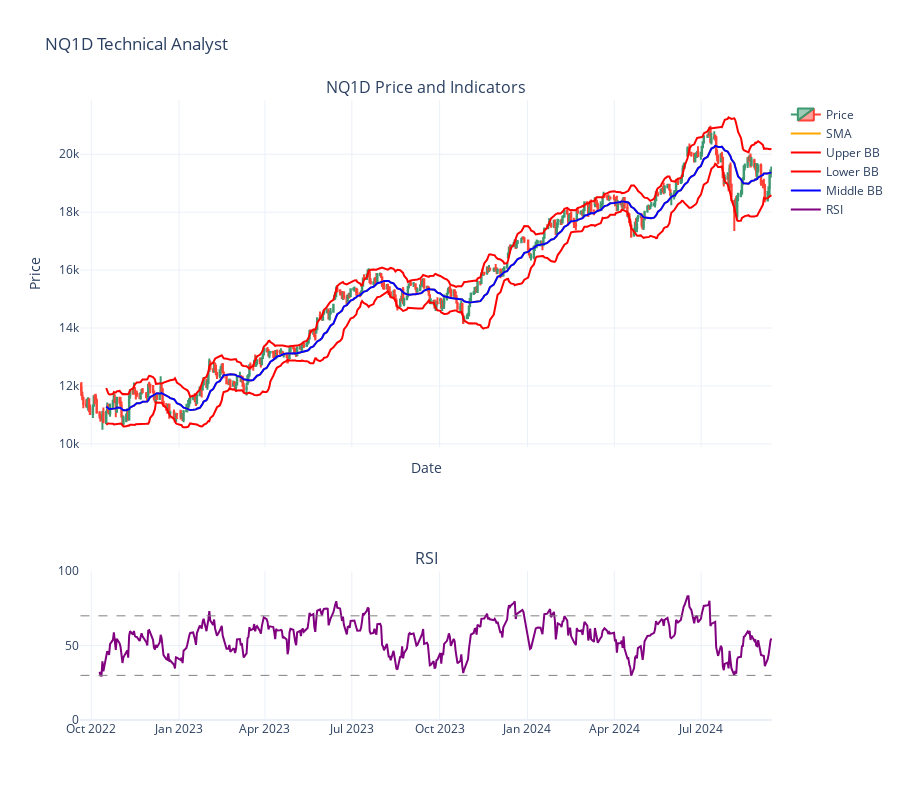

The code cell stored with this chart in its notebook:
### Code cell
# build visualization
import plotly.io as pio
from plotly.subplots import make_subplots
# pio.templates.default = "plotly_white"
import plotly.graph_objects as go
# pio.renderers.default='browser'

fig = make_subplots(rows=2, cols=1, shared_xaxes=True,
                    vertical_spacing=0.2, row_heights=[0.7, 0.3],
                    subplot_titles=[f'{ticker} Price and Indicators','RSI'])

cadlestick = go.Candlestick(
    x=df.index,
    open=df.open,
    high=df.high,
    low=df.low,
    close=df.close,
    name='Price'
)

sma_line = go.Scatter(
    x = df.index,
    y = df.sma,
    line={'color':'orange', 'width':2},
    name='SMA'
)

upper_bb = go.Scatter(
    x=df.index,
    y=df['BBU_20_2.0'],
    line={'color':'red', 'width':2},
    name='Upper BB'
)

lower_bb = go.Scatter(
    x=df.index,
    y=df['BBL_20_2.0'],
    line={'color':'red', 'width':2},
    name='Lower BB'
)

middle_bb = go.Scatter(
    x=df.index,
    y=df['BBM_20_2.0'],
    line={'color':'blue', 'width':2},
    name='Middle BB'
)

fig.add_trace(cadlestick, row=1, col=1)
fig.add_trace(sma_line, row=1, col=1)
fig.add_trace(upper_bb, row=1, col=1)
fig.add_trace(lower_bb, row=1, col=1)
fig.add_trace(middle_bb, row=1, col=1)

rsi = go.Scatter(
    x=df.index,
    y=df.rsi,
    line={'color':'purple', 'width':2},
    name='RSI'
)

fig.add_trace(rsi, row=2, col=1)

mark30 = go.layout.Shape(
    type='line',
    x0=df.index[0],
    y0=30,
    x1=df.index[-1],
    y1=30,
    line=dict(
        color='gray',
        width=1,
        dash='dash'
    )
)

mark70 = go.layout.Shape(
    type='line',
    x0=df.index[0],
    y0=70,
    x1=df.index[-1],
    y1=70,
    line={'color':'gray', 'width':1, 'dash':'dash'}
)

fig.add_shape(mark30, row=2, col=1)
fig.add_shape(mark70, row=2, col=1)

fig.update_yaxes(range=[0,100], row=2, col=1)

fig.update_layout(
    title=f'{ticker} Technical Analyst',
    yaxis_title='Price',
    xaxis_title='Date',
    xaxis_rangeslider_visible=False,
    height=800,
    template='plotly_white') # 'plotly_dark'

fig.show()

### Figure 1 — Plotly figure (JSON) as saved in the notebook; plotly's stock layout.template omitted (floating-point values rounded to 4 significant figures; data arrays with more than 128 entries replaced by an {"elided": "..."} marker saying what was removed)
{"data": [{"close": {"elided": "500 float values"}, "high": {"elided": "500 float values"}, "low": {"elided": "500 float values"}, "name": "Price", "open": {"elided": "500 float values"}, "type": "candlestick", "x": {"elided": "500 str values"}, "xaxis": "x", "yaxis": "y"}, {"line": {"color": "orange", "width": 2}, "name": "SMA", "type": "scatter", "x": {"elided": "500 str values"}, "xaxis": "x", "y": {"elided": "500 float values"}, "yaxis": "y"}, {"line": {"color": "red", "width": 2}, "name": "Upper BB", "type": "scatter", "x": {"elided": "500 str values"}, "xaxis": "x", "y": {"elided": "500 float values"}, "yaxis": "y"}, {"line": {"color": "red", "width": 2}, "name": "Lower BB", "type": "scatter", "x": {"elided": "500 str values"}, "xaxis": "x", "y": {"elided": "500 float values"}, "yaxis": "y"}, {"line": {"color": "blue", "width": 2}, "name": "Middle BB", "type": "scatter", "x": {"elided": "500 str values"}, "xaxis": "x", "y": {"elided": "500 float values"}, "yaxis": "y"}, {"line": {"color": "purple", "width": 2}, "name": "RSI", "type": "scatter", "x": {"elided": "500 str values"}, "xaxis": "x2", "y": {"elided": "500 float values"}, "yaxis": "y2"}], "layout": {"annotations": [{"font": {"size": 16}, "showarrow": false, "text": "NQ1D Price and Indicators", "x": 0.5, "xanchor": "center", "xref": "paper", "y": 1, "yanchor": "bottom", "yref": "paper"}, {"font": {"size": 16}, "showarrow": false, "text": "RSI", "x": 0.5, "xanchor": "center", "xref": "paper", "y": 0.24, "yanchor": "bottom", "yref": "paper"}], "height": 800, "shapes": [{"line": {"color": "gray", "dash": "dash", "width": 1}, "type": "line", "x0": "2022-09-19T17:00:00", "x1": "2024-09-12T17:00:00", "xref": "x2", "y0": 30, "y1": 30, "yref": "y2"}, {"line": {"color": "gray", "dash": "dash", "width": 1}, "type": "line", "x0": "2022-09-19T17:00:00", "x1": "2024-09-12T17:00:00", "xref": "x2", "y0": 70, "y1": 70, "yref": "y2"}], "title": {"text": "NQ1D Technical Analyst"}, "xaxis": {"anchor": "y", "domain": [0, 1], "matches": "x2", "rangeslider": {"visible": false}, "showticklabels": false, "title": {"text": "Date"}}, "xaxis2": {"anchor": "y2", "domain": [0, 1]}, "yaxis": {"anchor": "x", "domain": [0.44, 1], "title": {"text": "Price"}}, "yaxis2": {"anchor": "x2", "domain": [0, 0.24], "range": [0, 100]}}}
